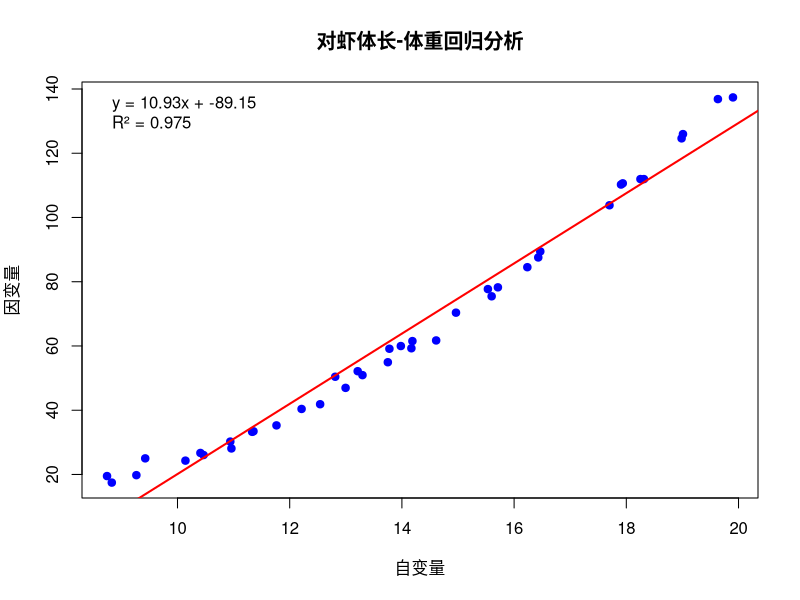
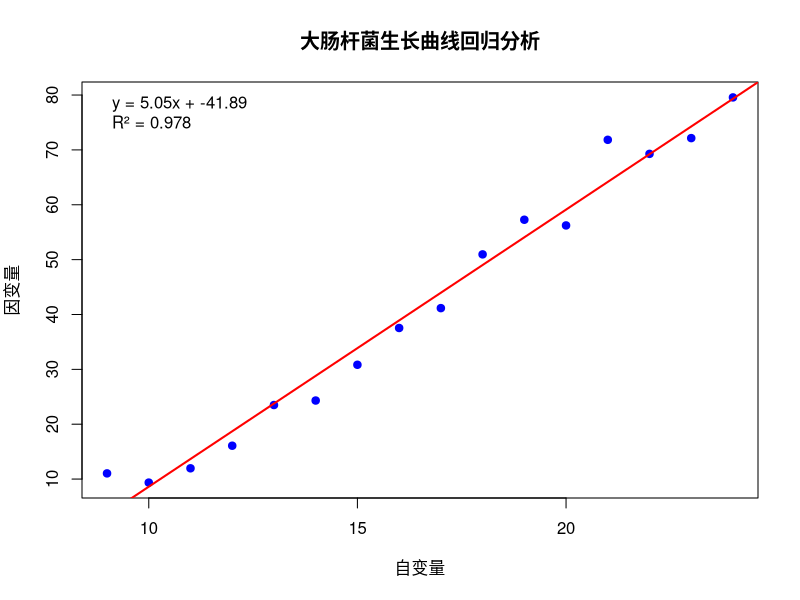
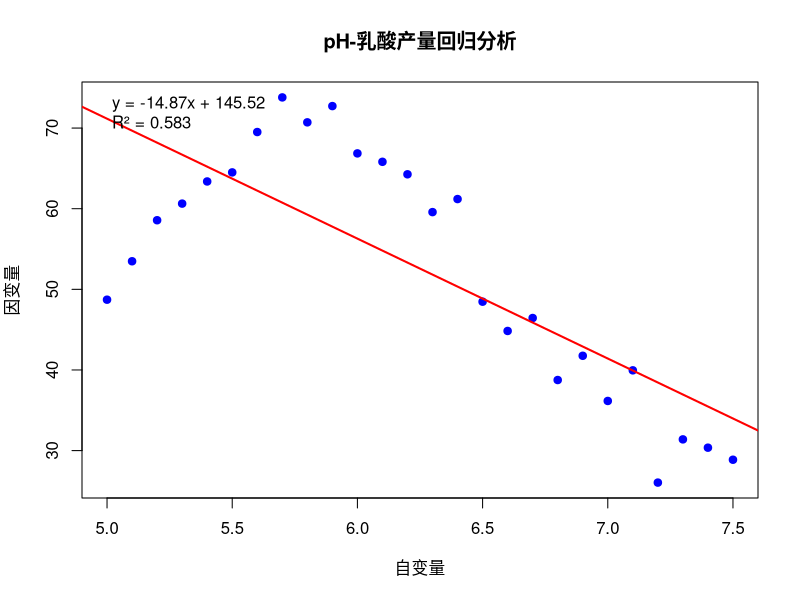
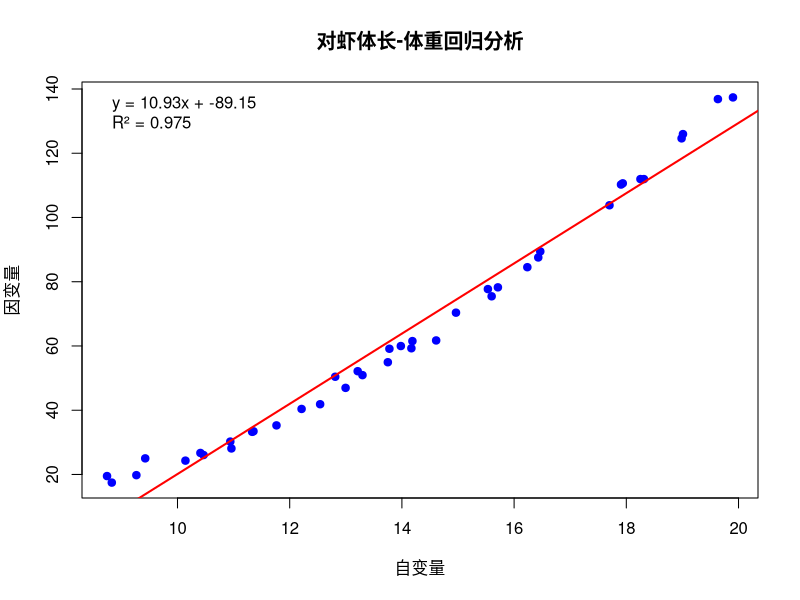
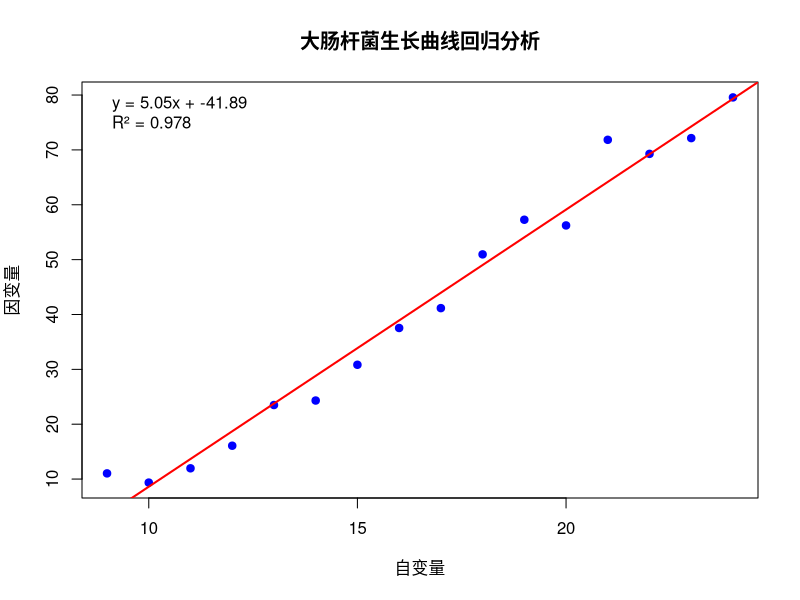
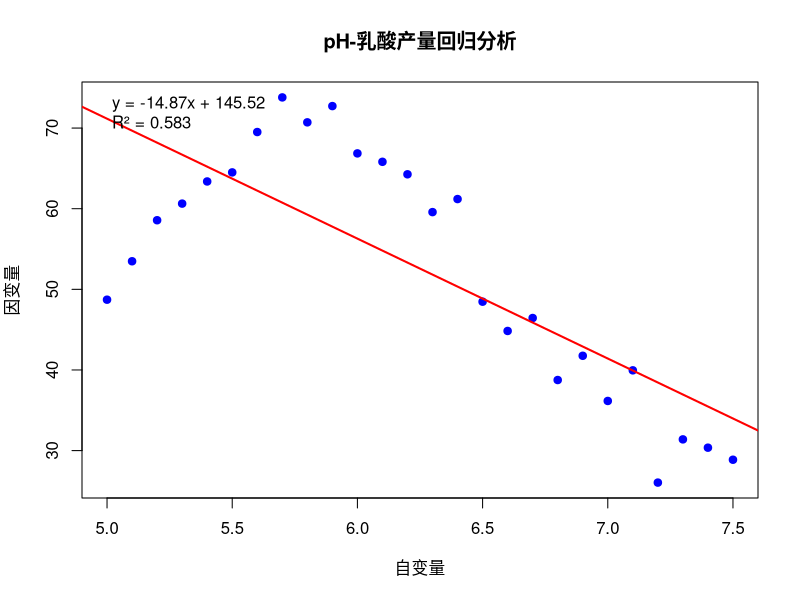
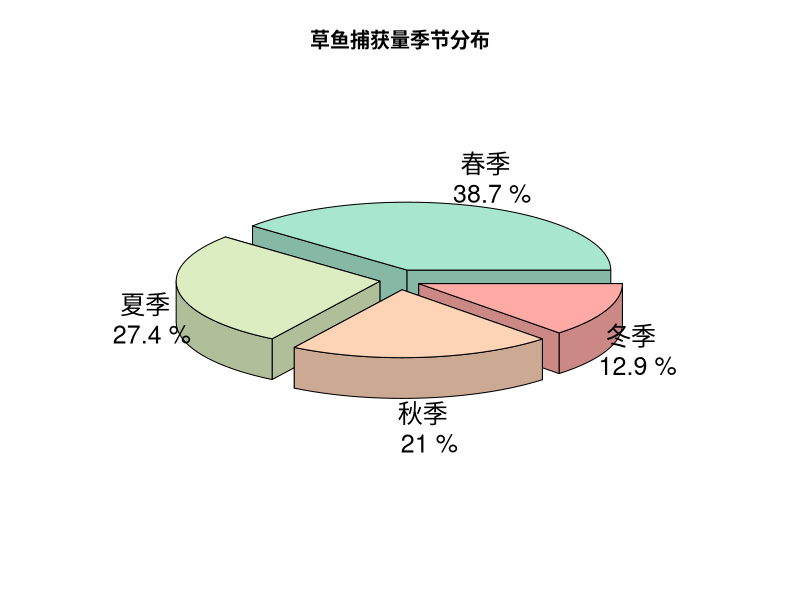
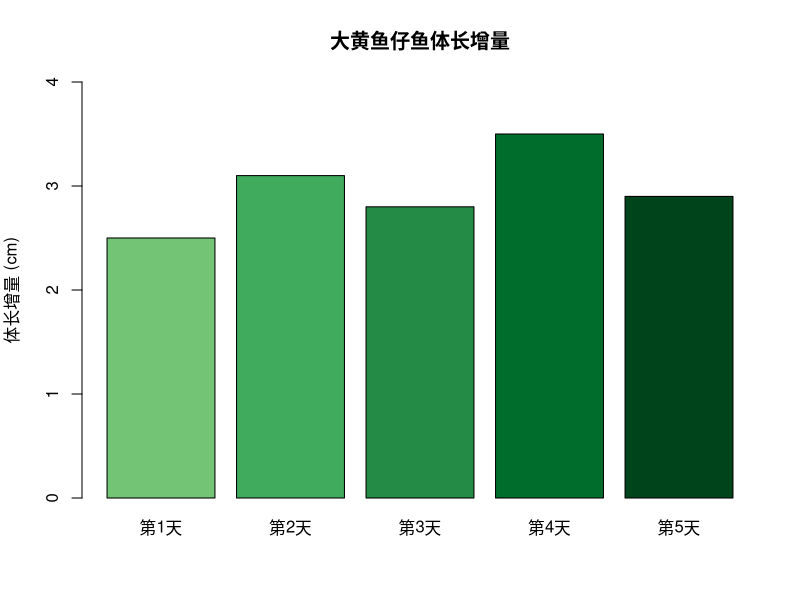

Recreate these plots in R, in order.
# 实战4 回归分析与综合练习
# 功能：线性回归分析和多种可视化方法的综合应用

# 创建输出文件夹
output_dir <- "s7_a4"
if (!dir.exists(output_dir)) {
  dir.create(output_dir, recursive = TRUE)
  cat("创建文件夹:", output_dir, "\n")
}

# 加载必要的包
library(plotrix)  # 用于绘制3D饼图
library(vioplot)  # 用于绘制小提琴图
library(gplots)  # 用于热图

# 函数：线性回归分析
# 输入：x - 自变量，y - 因变量，title - 图表标题
# 输出：回归模型对象和摘要信息
linear_regression_analysis <- function(x, y, title = "线性回归分析") {
  # 构建线性回归模型
  model <- lm(y ~ x)
  
  # 绘制散点图和回归线
  plot(x, y, 
       pch = 19, col = "blue",
       main = title,
       xlab = "自变量", ylab = "因变量")
  abline(model, col = "red", lwd = 2)
  
  # 添加回归方程和R²
  coef_summary <- summary(model)$coefficients
  r_squared <- summary(model)$r.squared
  
  equation_text <- sprintf("y = %.2fx + %.2f", 
                          coef_summary[2, 1], coef_summary[1, 1])
  r2_text <- sprintf("R² = %.3f", r_squared)
  
  legend("topleft", 
         legend = c(equation_text, r2_text),
         bty = "n")
  
  # 返回模型和摘要
  return(list(model = model, summary = summary(model)))
}

# 函数：预测新数据
# 输入：model - 回归模型，new_x - 新自变量值
# 输出：预测值
predict_new_data <- function(model, new_x) {
  predictions <- predict(model, newdata = data.frame(x = new_x))
  return(predictions)
}

# 示例1：对虾体长-体重回归分析
cat("示例1：对虾体长-体重回归分析\n")
# 模拟数据：对虾体长和体重
shrimp_length <- runif(40, 8, 20)
shrimp_weight <- 0.08 * shrimp_length^2.5 + rnorm(40, 0, 2)

# 进行回归分析
shrimp_result <- linear_regression_analysis(shrimp_length, shrimp_weight, 
                                           "对虾体长-体重回归分析")

# 显示模型摘要
cat("对虾体长-体重回归模型摘要：\n")
print(shrimp_result$summary)

# 预测新数据
new_lengths <- c(10, 15, 18)
predicted_weights <- predict_new_data(shrimp_result$model, new_lengths)
cat("预测体重（体长10, 15, 18cm）：", round(predicted_weights, 2), "g\n")

# 保存为PDF文件
pdf(file.path(output_dir, "shrimp_regression.pdf"), width = 8, height = 6)
shrimp_result <- linear_regression_analysis(shrimp_length, shrimp_weight, 
                                           "对虾体长-体重回归分析")
dev.off()

# 示例2：大肠杆菌生长曲线回归分析
cat("示例2：大肠杆菌生长曲线回归分析\n")
# 模拟数据：大肠杆菌生长曲线
time_points <- 0:36
e_coli_growth <- 100 / (1 + exp(-0.25 * (time_points - 18))) + rnorm(37, 0, 3)

# 进行回归分析（对数生长阶段）
growth_phase <- time_points[10:25]
growth_data <- e_coli_growth[10:25]

e_coli_result <- linear_regression_analysis(growth_phase, growth_data, 
                                            "大肠杆菌生长曲线回归分析")

# 显示模型摘要
cat("大肠杆菌生长曲线回归模型摘要：\n")
print(e_coli_result$summary)

# 保存为PDF文件
pdf(file.path(output_dir, "e_coli_growth_regression.pdf"), width = 8, height = 6)
e_coli_result <- linear_regression_analysis(growth_phase, growth_data, 
                                            "大肠杆菌生长曲线回归分析")
dev.off()

# 示例3：pH-乳酸产量回归分析
cat("示例3：pH-乳酸产量回归分析\n")
# 模拟数据：不同pH下的乳酸产量
ph_values <- seq(5.0, 7.5, by = 0.1)
lactic_acid_yield <- 50 + 20 * sin((ph_values - 5.0) * 2) + rnorm(length(ph_values), 0, 3)

# 进行回归分析
lactic_result <- linear_regression_analysis(ph_values, lactic_acid_yield, 
                                          "pH-乳酸产量回归分析")

# 显示模型摘要
cat("pH-乳酸产量回归模型摘要：\n")
print(lactic_result$summary)

# 保存为PDF文件
pdf(file.path(output_dir, "lactic_acid_regression.pdf"), width = 8, height = 6)
lactic_result <- linear_regression_analysis(ph_values, lactic_acid_yield, 
                                          "pH-乳酸产量回归分析")
dev.off()

# 综合练习：多种可视化方法
cat("综合练习：多种可视化方法\n")

# 1. 3D饼图：草鱼捕获量
cat("1. 绘制草鱼捕获量3D饼图\n")
fish_catch_data <- c(120, 85, 65, 40)
fish_catch_labels <- c("春季", "夏季", "秋季", "冬季")
fish_catch_colors <- c("#A8E6CF", "#DCEDC1", "#FFD3B6", "#FFAAA5")

pdf(file.path(output_dir, "grass_carp_catch_pie3d.pdf"), width = 8, height = 6)
pie3D(fish_catch_data, 
      labels = paste(fish_catch_labels, "\n", 
                    round(fish_catch_data/sum(fish_catch_data)*100, 1), "%"),
      col = fish_catch_colors,
      main = "草鱼捕获量季节分布",
      explode = 0.1)
dev.off()

# 2. 条形图：大黄鱼仔鱼体长增量
cat("2. 绘制大黄鱼仔鱼体长增量条形图\n")
fish_length_increase <- c(2.5, 3.1, 2.8, 3.5, 2.9)
names(fish_length_increase) <- c("第1天", "第2天", "第3天", "第4天", "第5天")

png(file.path(output_dir, "large_yellow_croaker_growth_bar.png"), width = 800, height = 600)
barplot(fish_length_increase, 
        col = c("#74C476", "#41AB5D", "#238B45", "#006D2C", "#00441B"),
        main = "大黄鱼仔鱼体长增量",
        ylab = "体长增量 (cm)",
        ylim = c(0, 4))
dev.off()

# 3. 箱型图：乳酸菌活菌数
cat("3. 绘制乳酸菌活菌数箱型图\n")
lactic_bacteria_data <- list(
  "菌株A" = rnorm(25, 8.5, 0.3),
  "菌株B" = rnorm(25, 9.2, 0.4),
  "菌株C" = rnorm(25, 8.8, 0.35)
)

pdf(file.path(output_dir, "lactic_bacteria_boxplot.pdf"), width = 8, height = 6)
boxplot(lactic_bacteria_data,
        col = c("#FFCDD2", "#C8E6C9", "#BBDEFB"),
        main = "乳酸菌活菌数比较",
        ylab = "活菌数 (log CFU/mL)",
        notch = TRUE)
dev.off()

# 4. 小提琴图：药物溶出度
cat("4. 绘制药物溶出度小提琴图\n")
drug_dissolution_data <- list(
  "配方1" = rnorm(30, 75, 8),
  "配方2" = rnorm(30, 82, 7),
  "配方3" = rnorm(30, 68, 9)
)

png(file.path(output_dir, "drug_dissolution_violin.png"), width = 800, height = 600)
vioplot(drug_dissolution_data,
        col = c("#E1F5FE", "#B3E5FC", "#81D4FA"),
        main = "药物溶出度分布",
        ylab = "溶出度 (%)")
dev.off()

# 5. 热图：枯草芽孢杆菌OD值
cat("5. 绘制枯草芽孢杆菌OD值热图\n")
# 创建数据矩阵
bacillus_od_data <- matrix(
  c(0.2, 0.5, 0.8, 1.2, 1.5,  # 温度25°C
    0.3, 0.7, 1.1, 1.6, 1.9,  # 温度30°C
    0.4, 0.9, 1.4, 1.9, 2.2,  # 温度35°C
    0.3, 0.6, 1.0, 1.4, 1.7), # 温度40°C
  nrow = 4, ncol = 5, byrow = TRUE
)

rownames(bacillus_od_data) <- c("25°C", "30°C", "35°C", "40°C")
colnames(bacillus_od_data) <- c("12h", "24h", "36h", "48h", "60h")

# 自定义颜色调色板
heat_colors <- colorRampPalette(c("#2B83BA", "#ABDDA4", "#FFFFBF", 
                                  "#FDAE61", "#D7191C"))(100)

pdf(file.path(output_dir, "bacillus_od_heatmap.pdf"), width = 8, height = 6)
image(1:5, 1:4, t(bacillus_od_data[4:1, ]),
      col = heat_colors,
      main = "枯草芽孢杆菌OD值热图",
      xlab = "培养时间", ylab = "培养温度",
      axes = FALSE)
axis(1, at = 1:5, labels = colnames(bacillus_od_data))
axis(2, at = 1:4, labels = rownames(bacillus_od_data)[4:1])
box()

# 添加数值标注
for (i in 1:4) {
  for (j in 1:5) {
    text(j, 5 - i, round(bacillus_od_data[i, j], 1), cex = 0.8)
  }
}
dev.off()

# 6. 小麦产量箱型图
cat("6. 绘制小麦产量箱型图\n")
wheat_yield_data <- list(
  "品种A" = rnorm(20, 4500, 300),
  "品种B" = rnorm(20, 5200, 350),
  "品种C" = rnorm(20, 4800, 320)
)

png(file.path(output_dir, "wheat_yield_boxplot.png"), width = 800, height = 600)
boxplot(wheat_yield_data,
        col = c("#D7CCC8", "#A1887F", "#5D4037"),
        main = "小麦产量品种比较",
        ylab = "产量 (kg/ha)",
        notch = TRUE)
dev.off()

cat("实战4回归分析与综合练习完成！\n")
cat("所有回归分析结果和可视化图形已保存到文件夹:", output_dir, "\n")
cat("生成的图形文件包括：\n")
cat("- 回归分析图：shrimp_regression.pdf, e_coli_growth_regression.pdf, lactic_acid_regression.pdf\n")
cat("- 综合练习图：grass_carp_catch_pie3d.pdf, large_yellow_croaker_growth_bar.png\n")
cat("- 综合练习图：lactic_bacteria_boxplot.pdf, drug_dissolution_violin.png\n")
cat("- 综合练习图：bacillus_od_heatmap.pdf, wheat_yield_boxplot.png\n")
